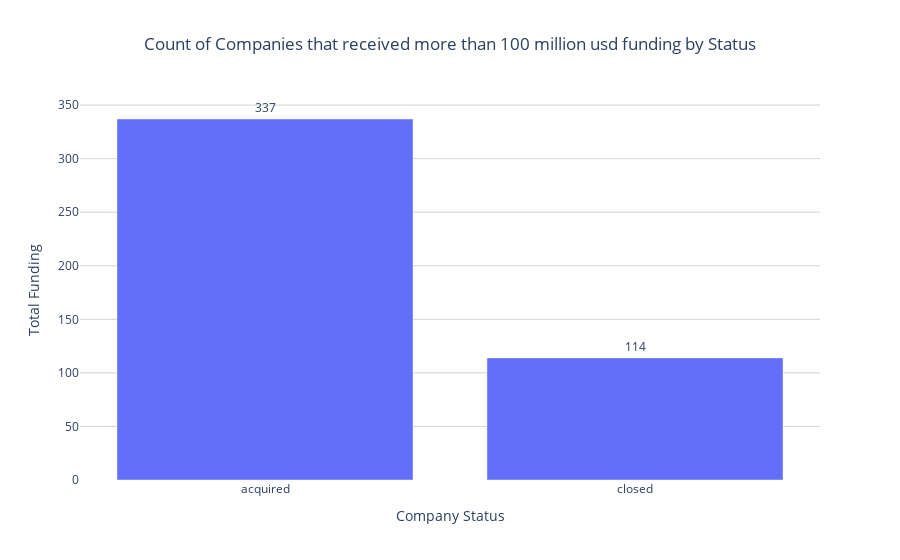

The code cell stored with this chart in its notebook:
### Code cell
# see total funding received by status
df_grouped = data.groupby("status", as_index=False)["funding_total_usd"].apply(lambda x: (x > 10000000).sum())

pltbar(
    col1=df_grouped["status"], 
    col2=df_grouped["funding_total_usd"], 
    title="Count of Companies that received more than 100 million usd funding by Status", 
    xlabel="Company Status", 
    ylabel="Total Funding"
)

### Figure 1 — Plotly figure (JSON) as saved in the notebook; plotly's stock layout.template omitted (floating-point values rounded to 4 significant figures)
{"data": [{"alignmentgroup": "True", "hovertemplate": "Company Status=%{x}<br>Total Funding=%{text}<extra></extra>", "legendgroup": "", "marker": {"color": "#636efa", "pattern": {"shape": ""}}, "name": "", "offsetgroup": "", "orientation": "v", "showlegend": false, "text": [337, 114], "textposition": "outside", "type": "bar", "x": ["acquired", "closed"], "xaxis": "x", "y": [337, 114], "yaxis": "y"}], "layout": {"barmode": "relative", "legend": {"tracegroupgap": 0}, "plot_bgcolor": "white", "title": {"text": "Count of Companies that received more than 100 million usd funding by Status", "x": 0.5}, "xaxis": {"anchor": "y", "domain": [0, 1], "title": {"text": "Company Status"}}, "yaxis": {"anchor": "x", "domain": [0, 1], "gridcolor": "lightgray", "showgrid": true, "title": {"text": "Total Funding"}}}}
